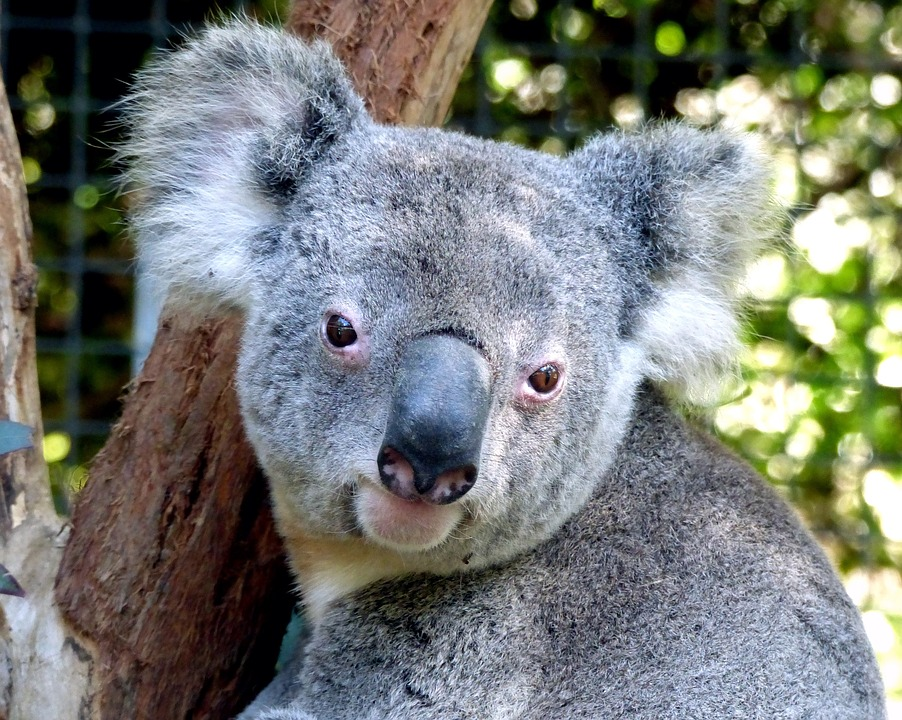
#> input picture NumPy/Advanced Operations with NumPy Arrays/koala.jpg, 902 x 720 px
$ jupyter execute ConnectingTheDots_ImageManipulation.ipynb   (shell and % lines are left out)
#> lines starting #> are read from the running program, lines starting #| are printed output that depends on the picture
[cell 1]
import numpy as np

import imageio

[cell 2]
img_array = imageio.imread('koala.jpg')
#> img_array is the input picture: shape (720, 902, 3); mean R, G, B 119.5, 122.9, 118.3

[cell 3]
#RGB data
img_array.shape
#> Out = (720, 902, 3)

[cell 4]
type(img_array)

[cell 5]
img_array

[cell 6]
import matplotlib.pyplot as plt

[cell 7]
plt.imshow(img_array)
plt.show()

[cell 8]
#all the rows starting from the row with index 300
#all the columns begining from 1 to index 250
#RGB values, retrieve everything (full color image)
sliced_image = img_array[300: , 250: , :]
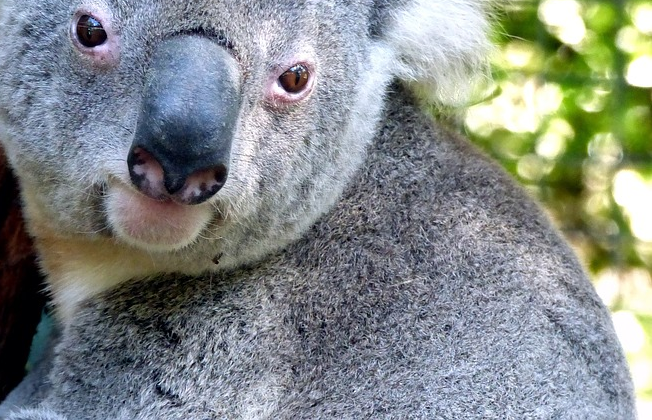
#> sliced_image: shape (420, 652, 3); mean R, G, B 132.4, 138.6, 137.1

[cell 9]
sliced_image

[cell 10]
plt.imshow(sliced_image)
plt.show()

[cell 11]
x1, x2 = np.split(img_array, 2)
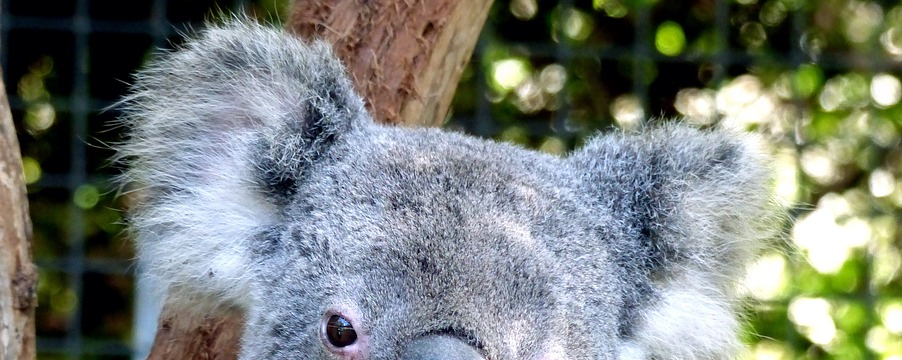
#> x1: shape (360, 902, 3); mean R, G, B 122.1, 128.5, 121.9
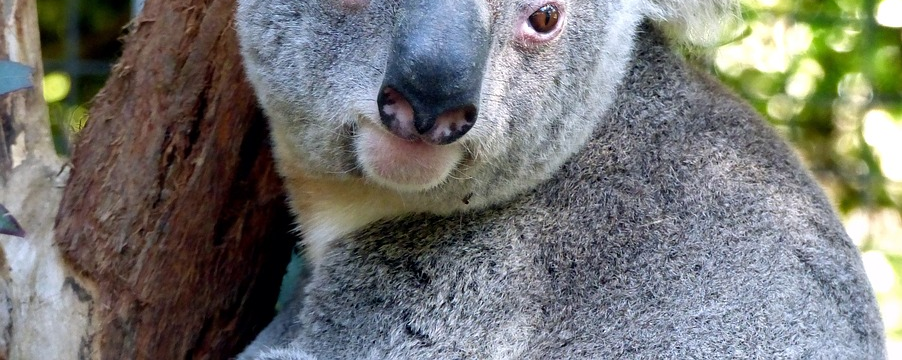
#> x2: shape (360, 902, 3); mean R, G, B 117, 117.3, 114.6

[cell 12]
plt.imshow(x1)
plt.show()

[cell 13]
plt.imshow(x2)
plt.show()

[cell 14]
y1, y2 = np.split(img_array, 2, axis = 1)
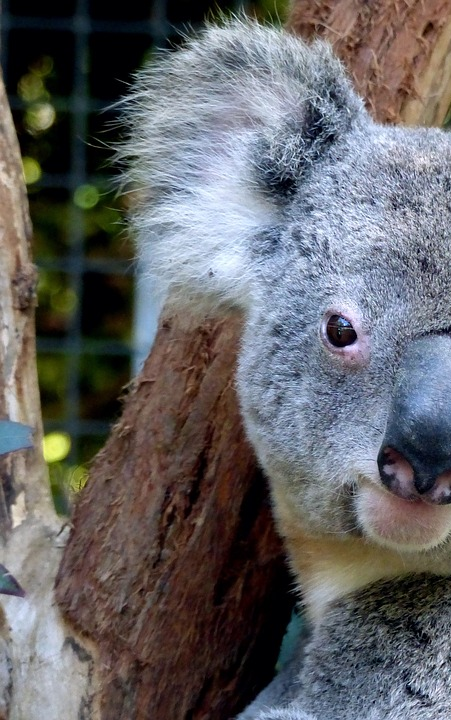
#> y1: shape (720, 451, 3); mean R, G, B 99.7, 99.2, 101.3
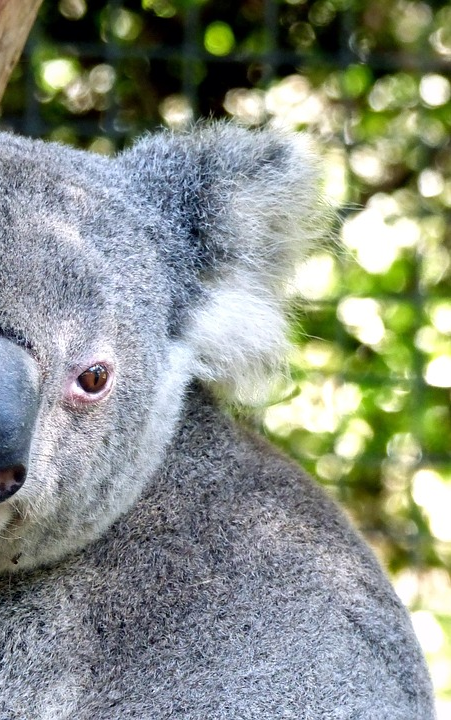
#> y2: shape (720, 451, 3); mean R, G, B 139.4, 146.6, 135.2

[cell 15]
plt.imshow(y1)
plt.show()

[cell 16]
plt.imshow(y2)
plt.show()

[cell 17]
plt.imshow(np.concatenate((x1,x2)))
plt.show

[cell 18]
plt.imshow(np.concatenate((y1,y2)))
plt.show()
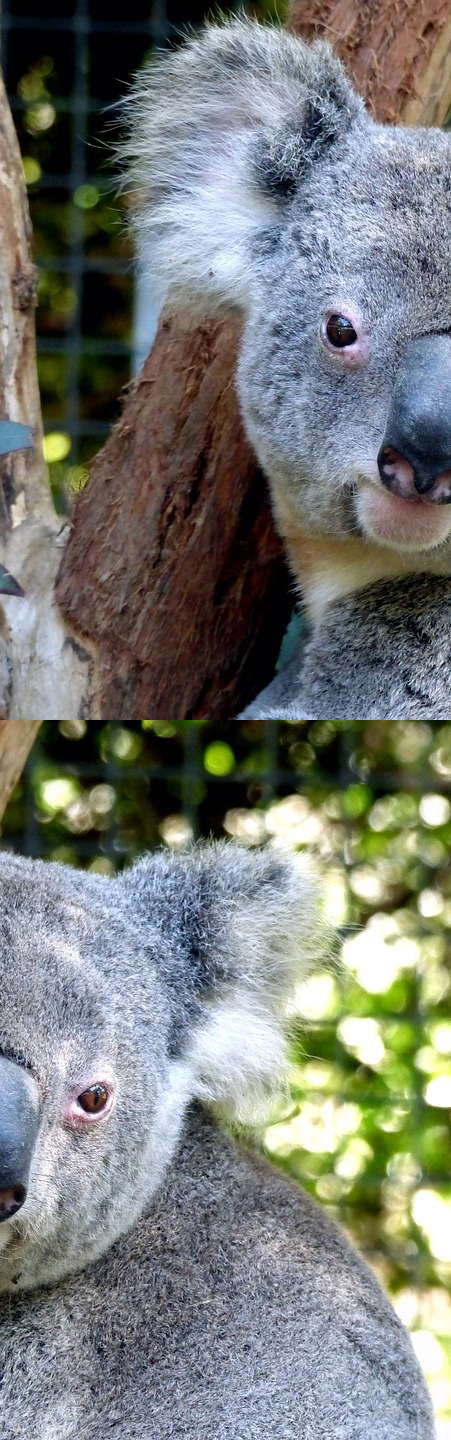
#> shown: shape (1440, 451, 3); mean R, G, B 119.5, 122.9, 118.3
